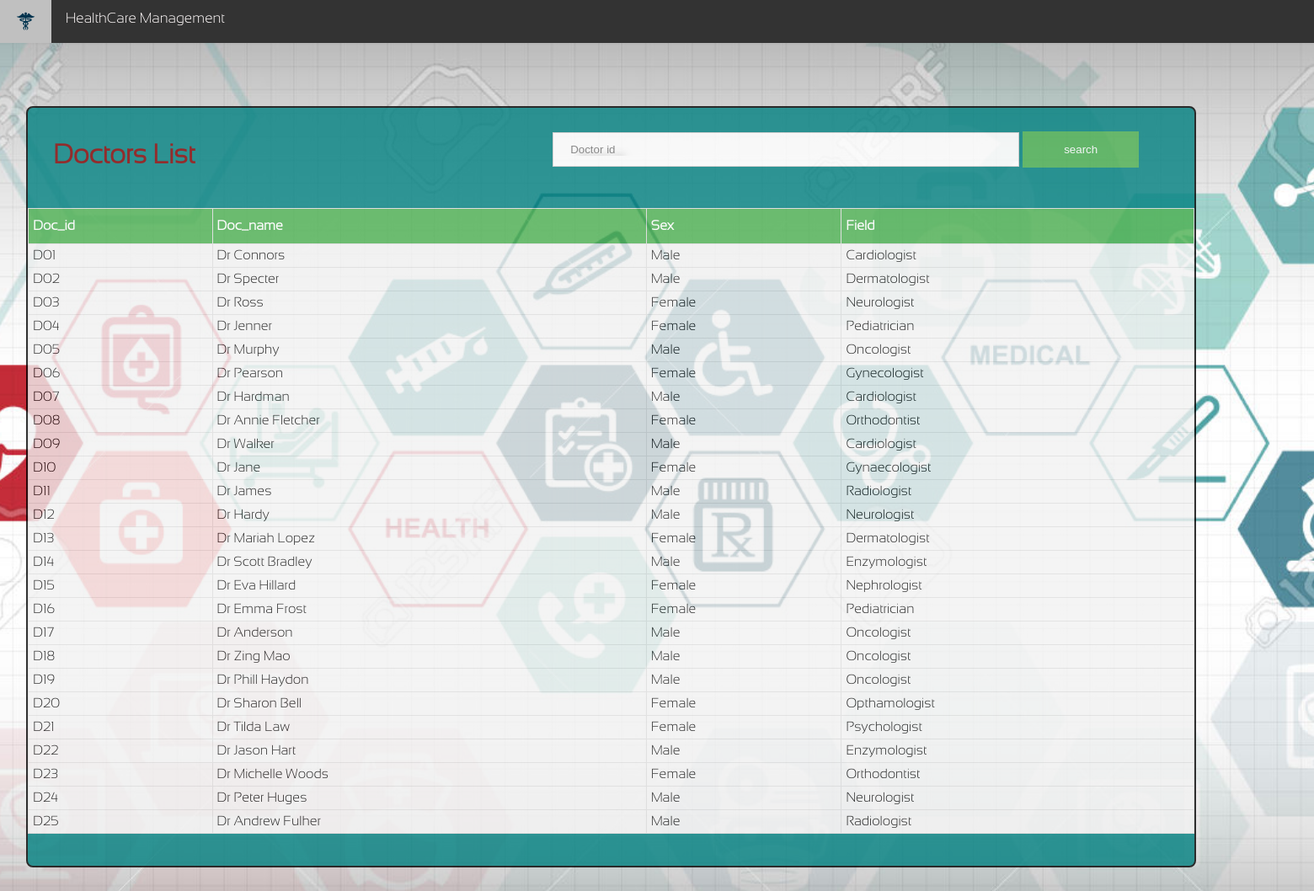
/docdet.php, run on the app's committed database.
### tables this page shows
CREATE TABLE Doctor(
	Doc_name varchar(30) NOT NULL,
	Doc_id varchar(10) NOT NULL,
	gender varchar(10),
	specialization varchar(20),
	 PRIMARY KEY(Doc_id)

);

### pass.php (the view, shortened to what this page needs)
<?php
$db = mysqli_connect('localhost', 'root', '', 'dbms');
function doc_det(){
global $db;
$query="select * from Doctor";
	$result=mysqli_query($db,$query);
	while($row=mysqli_fetch_array($result))
	{
		$name=$row['Doc_name'];
		$id=$row['Doc_id'];
		$gen=$row['gender'];
		$spe=$row['specialization'];
		echo "<tr class='tab'>
				<td>$id</td>
				<td>$name</td>
				<td>$gen</td>
				<td>$spe</td>
				</tr>";
	}
}
?>

### p.css (style rules this page uses)
body { margin:0;background-color: snow;padding: 0;background-image: url(mh.jpg); margin-top: 48px; background-repeat: no-repeat; background-position: center; background-size: cover; min-height:500px; background-attachment: fixed; padding: 5% 9% 10% 2%; }
#customers td, #customers th { border: 1px solid #ddd; padding: 5px; }
#customers tr { background-color: #f2f2f2; }

### data on the page
doctor: Doc_id "D01", Doc_name "Dr Connors", gender "Male", specialization "Cardiologist"
doctor: Doc_id "D02", Doc_name "Dr Specter", gender "Male", specialization "Dermatologist"
doctor: Doc_id "D03", Doc_name "Dr Ross", gender "Female", specialization "Neurologist"
doctor: Doc_id "D04", Doc_name "Dr Jenner", gender "Female", specialization "Pediatrician"
doctor: Doc_id "D05", Doc_name "Dr Murphy", gender "Male", specialization "Oncologist"
doctor: Doc_id "D06", Doc_name "Dr Pearson", gender "Female", specialization "Gynecologist"
doctor: Doc_id "D07", Doc_name "Dr Hardman", gender "Male", specialization "Cardiologist"
doctor: Doc_id "D08", Doc_name "Dr Annie Fletcher", gender "Female", specialization "Orthodontist"
doctor: Doc_id "D09", Doc_name "Dr Walker", gender "Male", specialization "Cardiologist"
doctor: Doc_id "D10", Doc_name "Dr Jane", gender "Female", specialization "Gynaecologist"
doctor: Doc_id "D11", Doc_name "Dr James", gender "Male", specialization "Radiologist"
doctor: Doc_id "D12", Doc_name "Dr Hardy", gender "Male", specialization "Neurologist"
doctor: Doc_id "D13", Doc_name "Dr Mariah Lopez", gender "Female", specialization "Dermatologist"
doctor: Doc_id "D14", Doc_name "Dr Scott Bradley", gender "Male", specialization "Enzymologist"
doctor: Doc_id "D15", Doc_name "Dr Eva Hillard", gender "Female", specialization "Nephrologist"
doctor: Doc_id "D16", Doc_name "Dr Emma Frost", gender "Female", specialization "Pediatrician"
doctor: Doc_id "D17", Doc_name "Dr Anderson", gender "Male", specialization "Oncologist"
doctor: Doc_id "D18", Doc_name "Dr Zing Mao", gender "Male", specialization "Oncologist"
doctor: Doc_id "D19", Doc_name "Dr Phill Haydon", gender "Male", specialization "Oncologist"
doctor: Doc_id "D20", Doc_name "Dr Sharon Bell", gender "Female", specialization "Opthamologist"
doctor: Doc_id "D21", Doc_name "Dr Tilda Law", gender "Female", specialization "Psychologist"
doctor: Doc_id "D22", Doc_name "Dr Jason Hart", gender "Male", specialization "Enzymologist"
doctor: Doc_id "D23", Doc_name "Dr Michelle Woods", gender "Female", specialization "Orthodontist"
doctor: Doc_id "D24", Doc_name "Dr Peter Huges", gender "Male", specialization "Neurologist"
doctor: Doc_id "D25", Doc_name "Dr Andrew Fulher", gender "Male", specialization "Radiologist"
